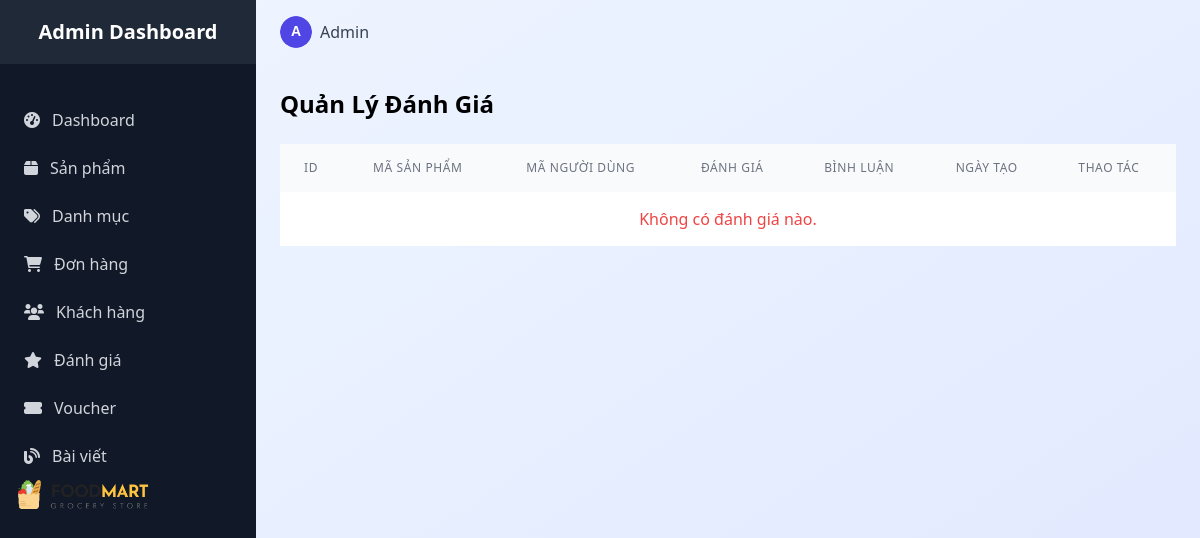
/admin/admin_review/index (signed in), run on an earlier commit of the app's database.
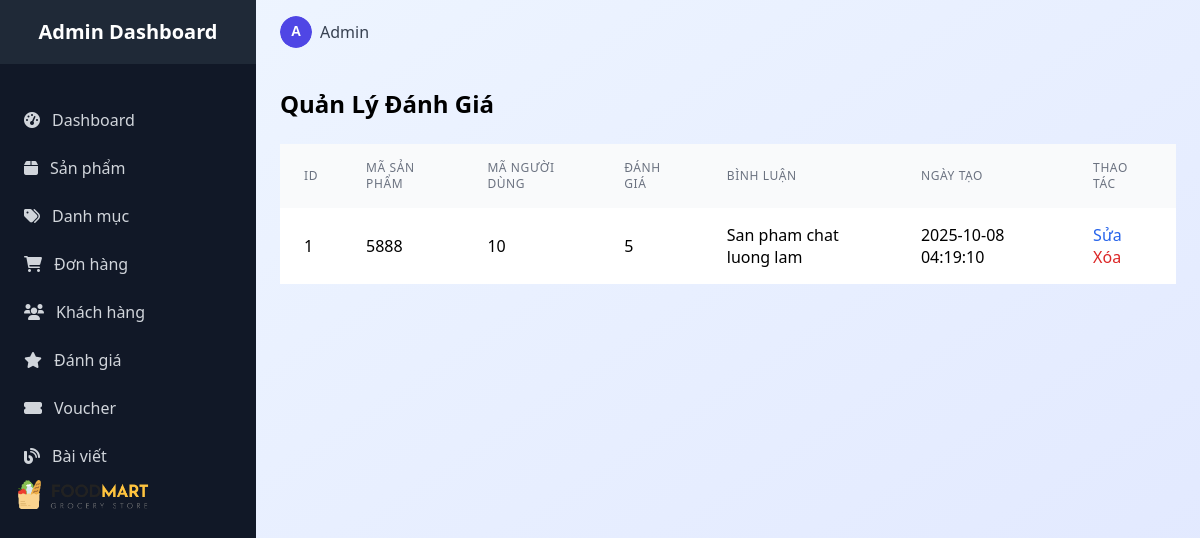
And on a later commit of the database.
### tables this page shows
CREATE TABLE `reviews` (
  `id` int(11) NOT NULL,
  `product_id` int(11) DEFAULT NULL,
  `user_id` int(11) DEFAULT NULL,
  `rating` tinyint(4) DEFAULT NULL CHECK (`rating` >= 1 and `rating` <= 5),
  `comment` text DEFAULT NULL,
  `created_at` timestamp NOT NULL DEFAULT current_timestamp()
);

### controllers/admin/Admin_reviewController.php (called while the page is built, shortened)
<?php
require_once 'models/ReviewModel.php';
class Admin_reviewController extends Controller {
    private $model;
    public function __construct() {
        $this->model = new ReviewModel();
    }
    public function index() {
        $reviews = $this->model->getAllReviews();
        $data = [
            'reviews' => $reviews,
            'current_time' => date('Y-m-d H:i:s')
        ];
        require_once ROOT . '/views/admin/review/review.php';
    }
}
?>

### index.php (called while the page is built, shortened)
<?php
require_once ROOT . "core" . DIRECTORY_SEPARATOR . "database.php";
$app = new App();

### core/database.php (called while the page is built, shortened)
<?php
class Database {
    public function __construct() {
        $this->conn = new mysqli(DB_HOST, DB_USER, DB_PASS, DB_NAME);
    }
}

### models/ReviewModel.php (called while the page is built, shortened)
<?php
require_once ROOT . "core/database.php";
class ReviewModel extends Database {
    public function getAllReviews() {
        $sql = "SELECT * FROM reviews ORDER BY id ASC";
        $result = $this->conn->query($sql);
        return $result->fetch_all(MYSQLI_ASSOC);
    }
}
?>

### views/admin/review/review.php (the view)
<?php
$reviews = $data['reviews'] ?? [];
?>
<body class="bg-gradient-to-br from-blue-50 to-indigo-100 min-h-screen">
<?php include ROOT . '/views/admin/layouts/sidebar.php'; ?>
    <div class="lg:ml-64">
    <?php include ROOT . '/views/admin/layouts/header.php'; ?>
        <main class="p-6">
            <div class="flex justify-between items-center mb-6">
                <h2 class="text-2xl font-bold">Quản Lý Đánh Giá</h2>
            </div>
            <div class="overflow-x-auto custom-scrollbar">
                <table class="w-full table table-striped">
                    <thead class="bg-gray-50">
                        <tr>
                            <th class="px-6 py-4 text-left text-xs font-medium text-gray-500 uppercase tracking-wider">ID</th>
                            <th class="px-6 py-4 text-left text-xs font-medium text-gray-500 uppercase tracking-wider">Mã sản phẩm</th>
                            <th class="px-6 py-4 text-left text-xs font-medium text-gray-500 uppercase tracking-wider">Mã người dùng</th>
                            <th class="px-6 py-4 text-left text-xs font-medium text-gray-500 uppercase tracking-wider">Đánh giá</th>
                            <th class="px-6 py-4 text-left text-xs font-medium text-gray-500 uppercase tracking-wider">Bình luận</th>
                            <th class="px-6 py-4 text-left text-xs font-medium text-gray-500 uppercase tracking-wider">Ngày tạo</th>
                            <th class="px-6 py-4 text-left text-xs font-medium text-gray-500 uppercase tracking-wider">Thao tác</th>
                        </tr>
                    </thead>
                    <tbody class="bg-white divide-y divide-gray-200">
                        <?php if (empty($reviews)): ?>
                            <tr>
                                <td colspan="7" class="px-6 py-4 text-center text-red-500">Không có đánh giá nào.</td>
                            </tr>
                        <?php else: ?>
                            <?php foreach ($reviews as $review): ?>
                                <tr class="hover:bg-gray-50">
                                    <td class="px-6 py-4"><?php echo htmlspecialchars($review['id'] ?? ''); ?></td>
                                    <td class="px-6 py-4"><?php echo htmlspecialchars($review['product_id'] ?? ''); ?></td>
                                    <td class="px-6 py-4"><?php echo htmlspecialchars($review['user_id'] ?? ''); ?></td>
                                    <td class="px-6 py-4"><?php echo htmlspecialchars($review['rating'] ?? ''); ?></td>
                                    <td class="px-6 py-4"><?php echo htmlspecialchars($review['comment'] ?? ''); ?></td>
                                    <td class="px-6 py-4"><?php echo htmlspecialchars($review['created_at'] ?? ''); ?></td>
                                    <td class="px-6 py-4">
                                        <a href="/FoodMartLab/admin/admin_review/edit/?id=<?php echo $review['id']; ?>" class="text-blue-600 hover:text-blue-800 mr-2">Sửa</a>
                                        <a href="/FoodMartLab/admin/admin_review/delete/?id=<?php echo $review['id']; ?>" class="text-red-600 hover:text-red-800" onclick="return confirm('Bạn có chắc chắn muốn xóa?')">Xóa</a>
                                    </td>
                                </tr>
                            <?php endforeach; ?>
                        <?php endif; ?>
                    </tbody>
                </table>
            </div>
        </main>
    </div>
</body>
</html>

What changed in the data, as far as the page shows it:
added reviews: id "1", product "5888", user "10", rating "5", comment "San pham chat luong lam", created_at "2025-10-08 04:19:10"
Also different on the page:
text no longer shown: "Không có đánh giá nào."
